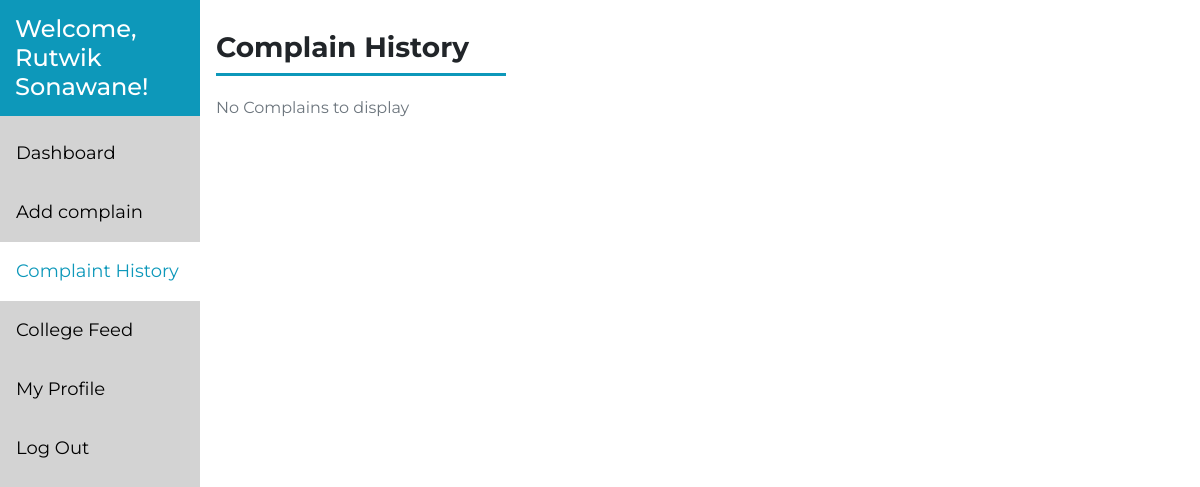
The page /student/studentdashboard/previousComplaints/ (signed in) on the database as committed earlier.
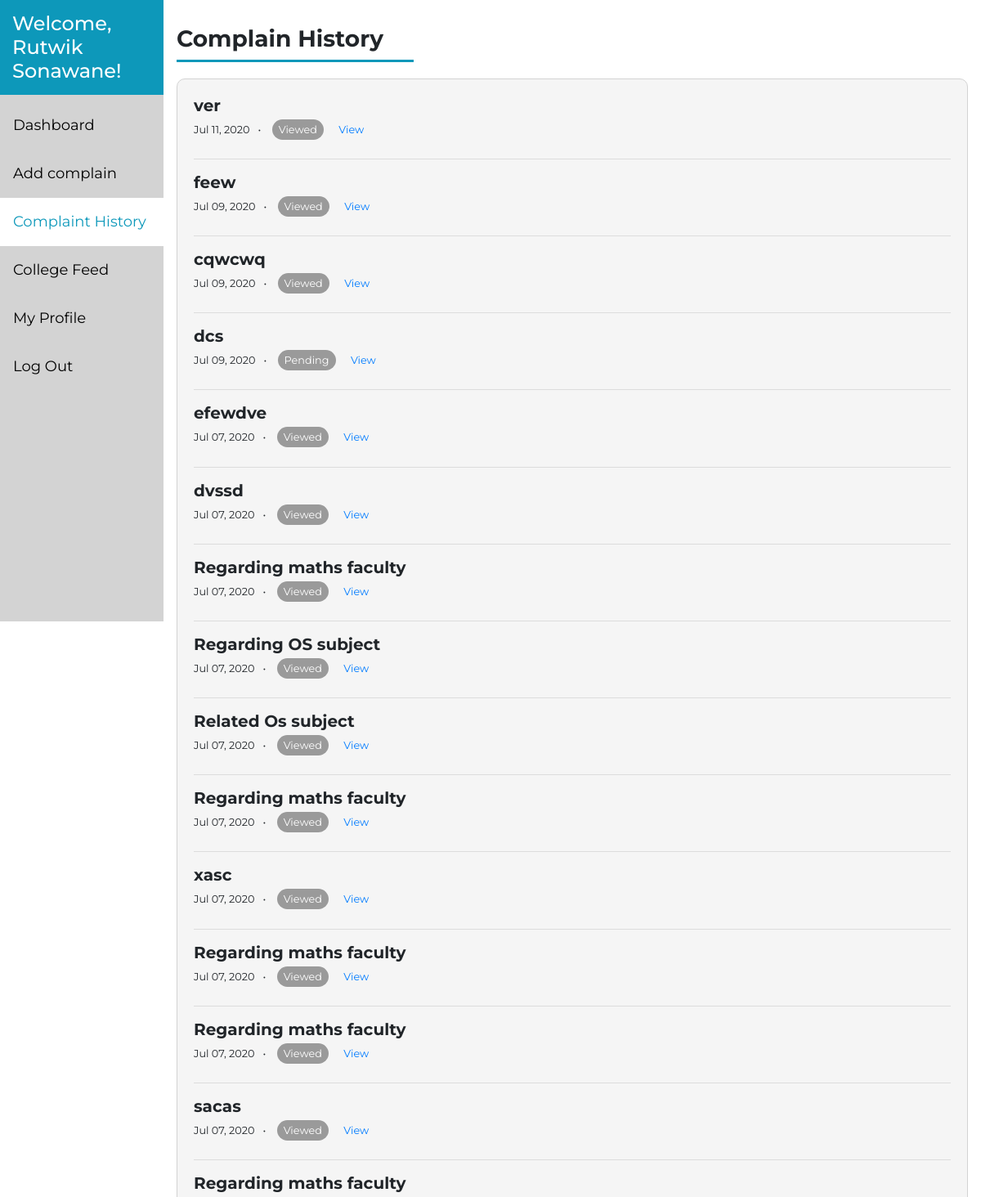
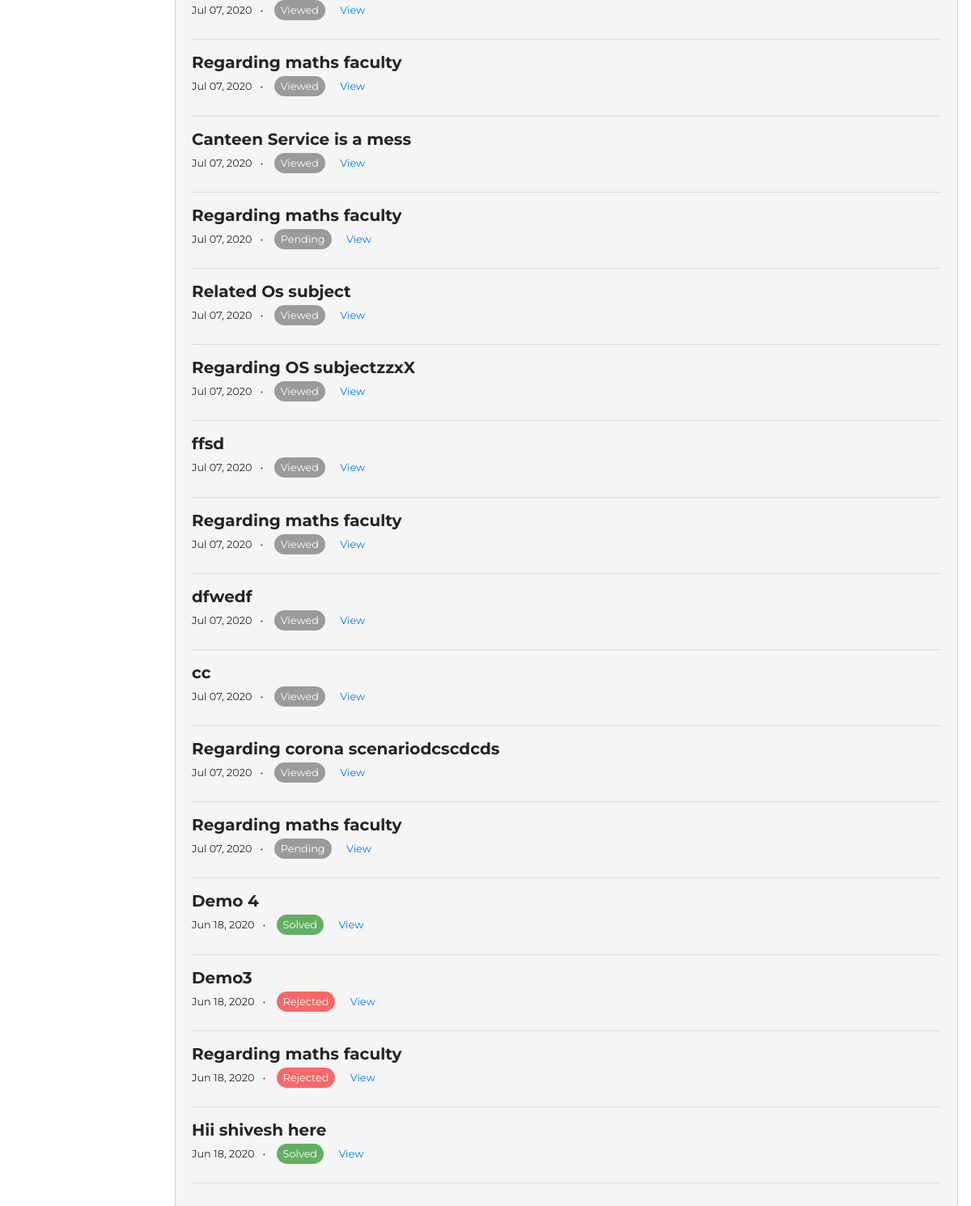
The same page on the database as committed later (2 pictures, top to bottom).
### grievance/models.py (models this page shows, shortened)
class Complain(models.Model):
    college_choices=(
        ('DJ Sanghvi College of Engineering','DJ Sanghvi College of Engineering'),
        ('KJ Somaiya College of Engineering','KJ Somaiya College of Engineering'),
        ('Thadomal Sahani College of Engineering','Thadomal Sahani College of Engineering'),
        ('Thakur College of Engineering','Thakur College of Engineering'),
        ('Atharva College of Engineering','Atharva College of Engineering'),
        ('Sardar Patel College of Engineering','Sardar Patel College of Engineering'),
        ('VJTI College of Engineering','VJTI College of Engineering'),
    )
    branch_choices=(
        ('Computer','Computer'),
        ('IT','IT'),
        ('EXTC','EXTC'),
        ('ELEX','ELEX'),
        ('Chemical','Chemical'),
        ('Production','Production'),
        ('Bio Med','Bio Med')
    )
    status_choices = {
        ('Pending', 'Pending'),
        ('In Progress', 'In Progress'),
        ('Viewed', 'Viewed'),
        ('Solved', 'Solved'),
        ('Rejected', 'Rejected')
    }
    related_to_choices={
        ('Management', 'Management'),
        ('Faculty', 'Faculty'),
        ('Security', 'Security'),
        ('Library', 'Library'),
        ('Canteen', 'Canteen')
    }
    complain_heading=models.CharField(max_length=300,default='')
    complain_content=models.TextField()
    receiver=models.ForeignKey(Admin,on_delete=models.CASCADE, null = True)
    sender=models.ForeignKey(Student,on_delete=models.CASCADE, null = True)
    college=models.CharField(max_length=300,default='',choices=college_choices)
    branch=models.CharField(max_length=300,blank='true', null='true',choices=branch_choices)
    date_posted =models.DateTimeField(default=timezone.now, null = True)
    date_resolved = models.CharField(default='', max_length = 40, null = True)
    status = models.CharField(choices = status_choices, default='Pending', max_length = 20)
    response = models.TextField(default='')
    related_to = models.CharField(choices = related_to_choices, default='', max_length = 20, verbose_name = 'Complain Related to')
    transfer = models.BooleanField(default=False)
    likes=models.ManyToManyField(User,related_name='complain')
    class Meta:
        ordering=['-date_posted']

### grievance/decorators.py (the view)
    def wrapper_func(request, *args, **kwargs):
        profile = Student.objects.filter(user = request.user).count()
        if profile == 0:
            return redirect('studentProfile')
        else:
            return view_func(request, *args, **kwargs)

### grievance/views.py (called while the page is built)
@login_required(login_url='/login/student/')
@student_required
@studentprofile_required
def previousComplaints(request):
    student=Student.objects.get(user=request.user)
    complains=Complain.objects.filter(sender=student)
    context={
        'complains':complains,
        'scomplains_active':'active'
    }
    return render(request,'grievance/previousComplaints.html',context)

### grievance/templates/grievance/previousComplaints.html (shortened to what this page needs)
{% extends 'grievance/base.html' %}
{% load crispy_forms_tags %}
{% block content %}
{% include 'grievance/studentsidebar.html' %}
<div class="content" style="margin-bottom: 30px;">
  <div >
    <h3  style="font-weight: bold;;margin-top: 30px;" class="">Complain History</h2>
    <div style="border-bottom: 3px solid #0D98BA;width:30%;;margin-bottom: 20px;" class=""></div>
    {% if complains %}
  <div class="" style="padding: 20px;;border: 1px solid lightgray;background-color: whitesmoke;border-radius: 10px;">
    {% for p in complains %}
    <div style="padding-bottom: 10px;margin-bottom: 10px;">
      <h5 style="font-weight: bold;">{{p.complain_heading}}</h4>
      <small>
        <span style="margin-right: 10px;">{{p.date_posted|date:"M d, Y"}}</span>&bull;
        {% if p.status == 'Solved' %}
        <span style="color: white;;margin-left: 10px;padding-top:5px;padding-bottom:5px;padding-left:8px;padding-right:8px;border-radius: 15px;background-color:rgb(0, 128, 0,0.6) ;" >{{p.status}}</span>
        {% elif p.status == 'Rejected' %}
        <span style="color: white;;margin-left: 10px;padding-top:5px;padding-bottom:5px;padding-left:8px;padding-right:8px;border-radius: 15px;background-color:rgba(250, 10, 10, 0.6)  ;" >{{p.status}}</span>
        {% elif p.status == 'In Progress' %}
        <span style="color: white;;margin-left: 10px;padding-top:5px;padding-bottom:5px;padding-left:8px;padding-right:8px;border-radius: 15px;background-color:rgba(250, 186, 10, 0.6) ;" >{{p.status}}</span>
        {% else %}
        <span style="color: white;;margin-left: 10px;padding-top:5px;padding-bottom:5px;padding-left:8px;padding-right:8px;border-radius: 15px;background-color:rgba(94, 94, 94, 0.6);" >{{p.status}}</span>
        {% endif %}
        <span style="margin-left: 15px;"><a href="/studentComplainView/{{p.id}}/">View</a></span></small>
    </div><hr>
    {% endfor %}
  </div>
    {% else %}
    <div class="" style="padding-bottom: 10px;;">
      <p class='text-muted'>No Complains to display</p>
    </div>
  {% endif %}
</div>
</div>
{% endblock content %}

### grievance/templates/grievance/base.html (shortened to what this page needs)
<html>
    <head>
        <link rel="stylesheet" href="https://maxcdn.bootstrapcdn.com/bootstrap/4.0.0/css/bootstrap.min.css">
</head>
<body>
    {% block content %}
    {% endblock content %}
</body>
</html>

### grievance/templates/grievance/studentsidebar.html (shortened to what this page needs)
<div class="" style="">
  <div class="sidebar">
      <h4 >Welcome, {{user.first_name}} {{user.last_name}}!</h4>
      <a  href={% url 'studentdashboard' %} class='{{studentdashboard_active}}'>Dashboard</a>
      <a href={% url "addComplain" %} class='{{addcomplain_active}}'>Add complain</a>
      <a href={% url "previousComplaints" %} class='{{scomplains_active}}'>Complaint History</a>
      <a href={% url "collegefeed" %} class='{{collegefeed_active}}'>College Feed</a>
      <a href={% url "studentProfileView" %} class='{{sprofile_active}}'>My Profile</a>
      <a href='myModal69' data-toggle="modal" data-target="#myModal69">Log Out</a>
    </div>
</div>

### grievance/templates/grievance/base.html (style rules this page uses)
body { background-color: white; font-family: 'Montserrat', sans-serif; height: 100%; }
html { font-size: 1rem; }

### grievance/templates/grievance/studentsidebar.html (style rules this page uses)
.sidebar { margin: 0; padding: 0; width: 200px; background-color:lightgray; position: fixed; height: 760px; overflow: auto; }
.sidebar a { display: block; color: black; padding: 16px; text-decoration: none; font-size: 18px; }
.sidebar h4 { display: block; color: white; padding: 15px; background-color: #0D98BA; }
.sidebar a.active { background-color: white; color: #0D98BA; }
div.content { margin-left: 200px; padding: 1px 16px; }

Rows that differ between the two databases and show on the page:
added Complain: complain_heading "ver", date_posted "Jul 11, 2020", status "Viewed"
added Complain: complain_heading "feew", date_posted "Jul 09, 2020", status "Viewed"
added Complain: complain_heading "cqwcwq", date_posted "Jul 09, 2020", status "Viewed"
added Complain: complain_heading "dcs", date_posted "Jul 09, 2020", status "Pending"
added Complain: complain_heading "efewdve", date_posted "Jul 07, 2020", status "Viewed"
added Complain: complain_heading "dvssd", date_posted "Jul 07, 2020", status "Viewed"
added Complain: complain_heading "Regarding maths faculty", date_posted "Jul 07, 2020", status "Viewed"
added Complain: complain_heading "Regarding OS subject", date_posted "Jul 07, 2020", status "Viewed"
added Complain: complain_heading "Related Os subject", date_posted "Jul 07, 2020", status "Viewed"
added Complain: complain_heading "Regarding maths faculty", date_posted "Jul 07, 2020", status "Viewed"
added Complain: complain_heading "xasc", date_posted "Jul 07, 2020", status "Viewed"
added Complain: complain_heading "Regarding maths faculty", date_posted "Jul 07, 2020", status "Viewed"
added Complain: complain_heading "Regarding maths faculty", date_posted "Jul 07, 2020", status "Viewed"
added Complain: complain_heading "sacas", date_posted "Jul 07, 2020", status "Viewed"
added Complain: complain_heading "Regarding maths faculty", date_posted "Jul 07, 2020", status "Viewed"
added Complain: complain_heading "Regarding maths faculty", date_posted "Jul 07, 2020", status "Viewed"
added Complain: complain_heading "Canteen Service is a mess", date_posted "Jul 07, 2020", status "Viewed"
added Complain: complain_heading "Regarding maths faculty", date_posted "Jul 07, 2020", status "Pending"
added Complain: complain_heading "Related Os subject", date_posted "Jul 07, 2020", status "Viewed"
added Complain: complain_heading "Regarding OS subjectzzxX", date_posted "Jul 07, 2020", status "Viewed"
added Complain: complain_heading "ffsd", date_posted "Jul 07, 2020", status "Viewed"
added Complain: complain_heading "Regarding maths faculty", date_posted "Jul 07, 2020", status "Viewed"
added Complain: complain_heading "dfwedf", date_posted "Jul 07, 2020", status "Viewed"
added Complain: complain_heading "cc", date_posted "Jul 07, 2020", status "Viewed"
added Complain: complain_heading "Regarding corona scenariodcscdcds", date_posted "Jul 07, 2020", status "Viewed"
added Complain: complain_heading "Regarding maths faculty", date_posted "Jul 07, 2020", status "Pending"
added Complain: complain_heading "Demo 4", date_posted "Jun 18, 2020", status "Solved"
added Complain: complain_heading "Demo3", date_posted "Jun 18, 2020", status "Rejected"
added Complain: complain_heading "Regarding maths faculty", date_posted "Jun 18, 2020", status "Rejected"
added Complain: complain_heading "Hii shivesh here", date_posted "Jun 18, 2020", status "Solved"
Other text that changed with them:
text no longer shown: "No Complains to display"
